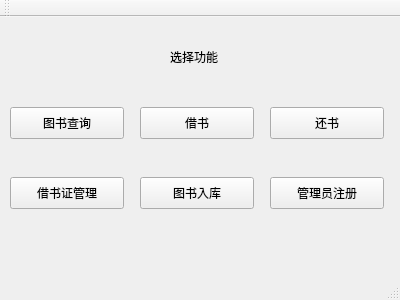
<?xml version="1.0" encoding="UTF-8"?>
<ui version="4.0">
 <class>MainWindow</class>
 <widget class="QMainWindow" name="MainWindow">
  <property name="geometry">
   <rect>
    <x>0</x>
    <y>0</y>
    <width>400</width>
    <height>300</height>
   </rect>
  </property>
  <property name="windowTitle">
   <string>MainWindow</string>
  </property>
  <widget class="QWidget" name="centralWidget">
   <widget class="QLabel" name="label">
    <property name="geometry">
     <rect>
      <x>170</x>
      <y>30</y>
      <width>51</width>
      <height>20</height>
     </rect>
    </property>
    <property name="text">
     <string>选择功能</string>
    </property>
   </widget>
   <widget class="QPushButton" name="booksearch">
    <property name="geometry">
     <rect>
      <x>10</x>
      <y>90</y>
      <width>114</width>
      <height>32</height>
     </rect>
    </property>
    <property name="text">
     <string>图书查询</string>
    </property>
   </widget>
   <widget class="QPushButton" name="bookborrow">
    <property name="geometry">
     <rect>
      <x>140</x>
      <y>90</y>
      <width>114</width>
      <height>32</height>
     </rect>
    </property>
    <property name="text">
     <string>借书</string>
    </property>
   </widget>
   <widget class="QPushButton" name="bookreturn">
    <property name="geometry">
     <rect>
      <x>270</x>
      <y>90</y>
      <width>114</width>
      <height>32</height>
     </rect>
    </property>
    <property name="text">
     <string>还书</string>
    </property>
   </widget>
   <widget class="QPushButton" name="card">
    <property name="geometry">
     <rect>
      <x>10</x>
      <y>160</y>
      <width>114</width>
      <height>32</height>
     </rect>
    </property>
    <property name="text">
     <string>借书证管理</string>
    </property>
   </widget>
   <widget class="QPushButton" name="insertbook">
    <property name="geometry">
     <rect>
      <x>140</x>
      <y>160</y>
      <width>114</width>
      <height>32</height>
     </rect>
    </property>
    <property name="text">
     <string>图书入库</string>
    </property>
   </widget>
   <widget class="QPushButton" name="ad_register">
    <property name="geometry">
     <rect>
      <x>270</x>
      <y>160</y>
      <width>114</width>
      <height>32</height>
     </rect>
    </property>
    <property name="text">
     <string>管理员注册</string>
    </property>
   </widget>
  </widget>
  <widget class="QMenuBar" name="menuBar">
   <property name="geometry">
    <rect>
     <x>0</x>
     <y>0</y>
     <width>400</width>
     <height>22</height>
    </rect>
   </property>
  </widget>
  <widget class="QToolBar" name="mainToolBar">
   <attribute name="toolBarArea">
    <enum>TopToolBarArea</enum>
   </attribute>
   <attribute name="toolBarBreak">
    <bool>false</bool>
   </attribute>
  </widget>
  <widget class="QStatusBar" name="statusBar"/>
 </widget>
 <layoutdefault spacing="6" margin="11"/>
 <resources/>
 <connections/>
</ui>
